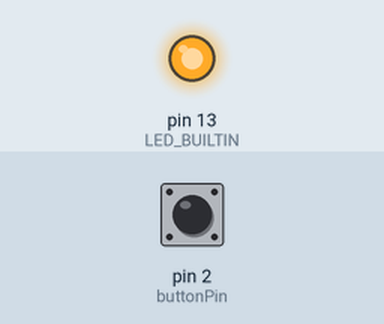
Recording of a sketch running on a simulated Arduino Uno, built with avr-gcc and run on an emulated ATmega328P. On the bench: output pins drawn as LEDs (lit = HIGH). The test bench sets the inputs (shaded band); at power-on: pin 2 (buttonPin) LOW. What the sketch prints to the serial monitor is not drawn.

Above: at 1.2 s.
1.3 s: pin 2 (buttonPin) pulled HIGH for 0.15 s
At 2.5 s:
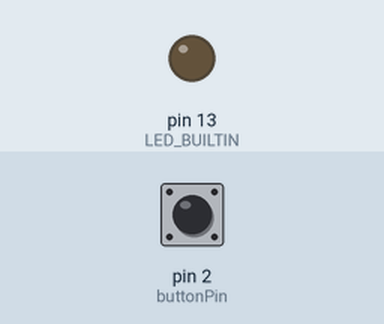
2.9 s: pin 2 (buttonPin) pulled HIGH for 1 s
At 3.9 s:
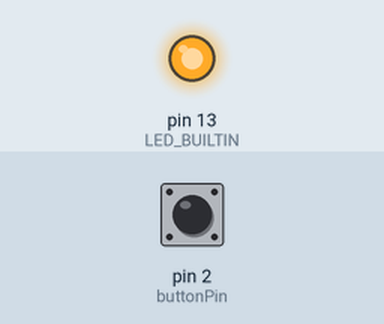
5.4 s: pin 2 (buttonPin) pulled HIGH for 3.2 s
At 5.8 s:
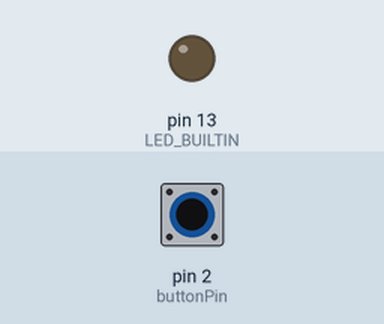
Timing chart, 0 to 8.4 s (numbered marks = the images above; inputs shaded):
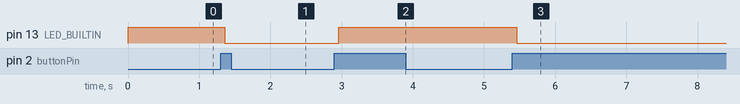

The sketch:

E2.ino
```cpp
/*
* Have an LED turn on when a button is pressed.
* Read the button by the Arduino, and then
* control then LED by the Arduino.
*/

const int buttonPin = 2;
unsigned long lastDebounceTime = 0;
unsigned long debounceDelay = 50;
int buttonState;
int lastButtonState = LOW;
int ledState = HIGH;

void setup(){
  Serial.begin(9600);
  pinMode(LED_BUILTIN, OUTPUT);
  pinMode(buttonPin, INPUT);
  digitalWrite(LED_BUILTIN, ledState);
}

void loop(){
  int reading = digitalRead(buttonPin);
  Serial.println(reading);
  if (reading != lastButtonState) {
    lastDebounceTime = millis();
  }

  if ((millis() - lastDebounceTime) > debounceDelay) {
    if (reading != buttonState) {
      buttonState = reading;
      if (buttonState == HIGH) {
        ledState = !ledState;
      }
    }
  }
  digitalWrite(LED_BUILTIN, ledState);
  lastButtonState = reading;
}
```

Measured:
- after the input at 1.3 s, pin 13 (LED_BUILTIN): HIGH → LOW after 0.06 s
- after the input at 2.9 s, pin 13 (LED_BUILTIN): LOW → HIGH after 0.06 s
- after the input at 5.4 s, pin 13 (LED_BUILTIN): HIGH → LOW after 0.06 s
